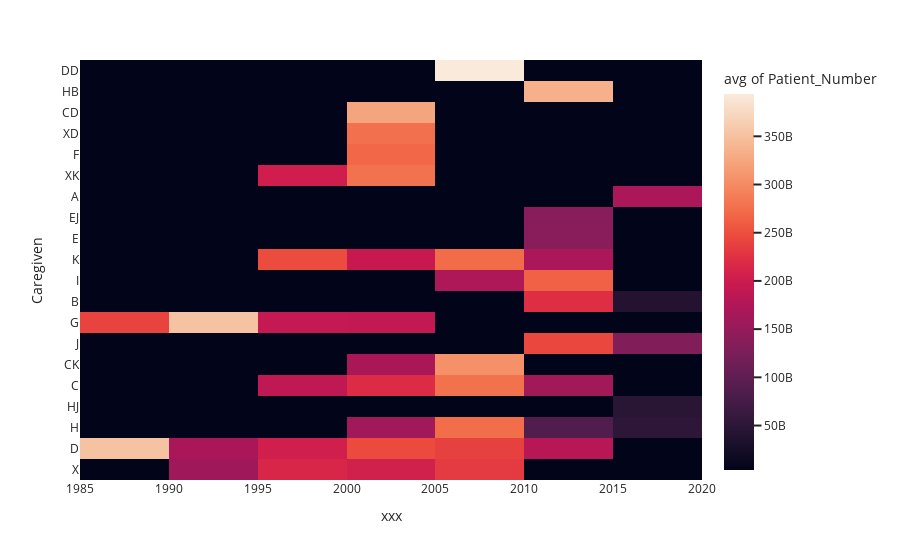

Notebook cell for this chart:
### Code cell
fig = px.density_heatmap(df2,  y="Caregiven", x="xxx", z="Patient_Number", histfunc="avg")
fig.show()

### Figure 1 — Plotly figure (JSON) as saved in the notebook; plotly's stock layout.template omitted (floating-point values rounded to 4 significant figures; data arrays with more than 128 entries replaced by an {"elided": "..."} marker saying what was removed)
{"data": [{"coloraxis": "coloraxis", "histfunc": "avg", "hovertemplate": "xxx=%{x}<br>Caregiven=%{y}<br>avg of Patient_Number=%{z}<extra></extra>", "name": "", "type": "histogram2d", "x": {"elided": "600 str values"}, "xaxis": "x", "xbingroup": "x", "y": {"elided": "600 str values"}, "yaxis": "y", "ybingroup": "y", "z": {"elided": "600 str values"}}], "layout": {"coloraxis": {"colorbar": {"title": {"text": "avg of Patient_Number"}}, "colorscale": [[0, "rgb(2,4,25)"], [0.0625, "rgb(24,15,41)"], [0.125, "rgb(47,23,57)"], [0.1875, "rgb(71,28,72)"], [0.25, "rgb(97,30,82)"], [0.3125, "rgb(123,30,89)"], [0.375, "rgb(150,27,91)"], [0.4375, "rgb(177,22,88)"], [0.5, "rgb(203,26,79)"], [0.5625, "rgb(223,47,67)"], [0.625, "rgb(236,76,61)"], [0.6875, "rgb(242,107,73)"], [0.75, "rgb(244,135,95)"], [0.8125, "rgb(245,162,122)"], [0.875, "rgb(246,188,153)"], [0.9375, "rgb(247,212,187)"], [1, "rgb(250,234,220)"]]}, "legend": {"tracegroupgap": 0}, "margin": {"t": 60}, "xaxis": {"anchor": "y", "domain": [0, 1], "title": {"text": "xxx"}}, "yaxis": {"anchor": "x", "domain": [0, 1], "title": {"text": "Caregiven"}}}}
